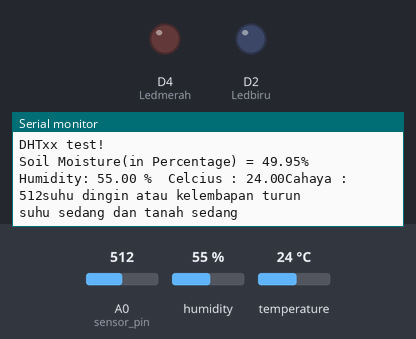
This sketch was run on a simulated ESP8266 (NodeMCU). Parts: output pins drawn as LEDs (lit = HIGH), the last lines printed to the serial monitor. The inputs (shaded band) are chosen by the test bench; at power-on: temperature 24 °C, A0 (sensor_pin) = 512, humidity 55 %. Pins used as bus, display or sensor lines are not drawn.

Above: at 1.2 s.
1.3 s: temperature set to 28 °C
At 2.6 s:
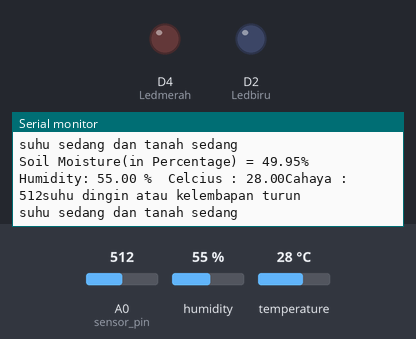
2.8 s: temperature set to 31 °C
At 5.2 s:
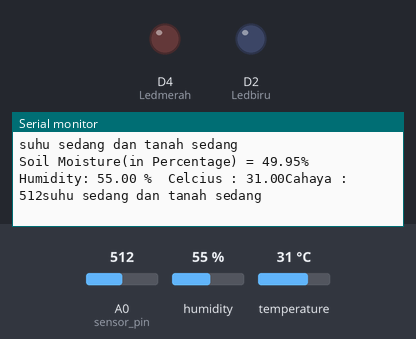

Measured:
- the behaviour switches between 29 and 30 °C on temperature (found by bisection; images 1 and 2)
- after the input at 1.3 s, the serial monitor: prints a new line after 0.75 s (image 1)
- after the input at 2.8 s, the serial monitor: prints a new line after 1.3 s (image 2)

The sketch:

UTS.ino
```cpp
#define PIN_LDR A0 //oytput dari ldr
#include "DHT.h"
#define GPI04 5
#define DHTTYPE DHT11   // DHT 11
#define Ledbiru D2
#define Ledhijau D3
#define Ledmerah D4
const int sensor_pin = A0;
DHT dht(D3, DHT11);

void setup() {
  Serial.begin(115200);
  Serial.println("DHTxx test!");
  dht.begin();
  pinMode(Ledmerah, OUTPUT);
  pinMode(Ledbiru, OUTPUT);
  pinMode(Ledhijau, OUTPUT);
}

void loop() {
 int a = analogRead(A0);
  float h = dht.readHumidity();
  // Read temperature as Celsius (the default)
  float t = dht.readTemperature();
  float m;

  m = ( 100.00 - ( (analogRead(sensor_pin)/1023.00) * 100.00 ) );

  Serial.print("Soil Moisture(in Percentage) = ");
  Serial.print(m);
  Serial.println("%");


  Serial.print("Humidity: ");
  Serial.print(h);
  Serial.print(" %\t");
  Serial.print("Celcius : ");
  Serial.print(t);
  Serial.print("Cahaya : ");
  Serial.print(a);


 if (t < 30 && m <500) {
    digitalWrite(Ledbiru, HIGH);
    digitalWrite(Ledhijau, LOW);
    digitalWrite(Ledmerah, LOW);
    Serial.println("suhu dingin atau kelembapan turun ");
  }

    if ( t >= 30 && m >= 500 || t <32 && m <600) {
    digitalWrite(Ledbiru, LOW);
    digitalWrite(Ledhijau, HIGH);
    digitalWrite(Ledmerah, LOW);
    Serial.println("suhu sedang dan tanah sedang ");
  }

    if (t >= 32 && m >=600) {
    digitalWrite(Ledhijau, LOW);
    digitalWrite(Ledmerah, HIGH);
    digitalWrite(Ledbiru, LOW);
    Serial.println("suhu hangat atau kelembapan naik, cahaya terang ,dan tanah basah ");
  }
 delay(2000);
}
```
